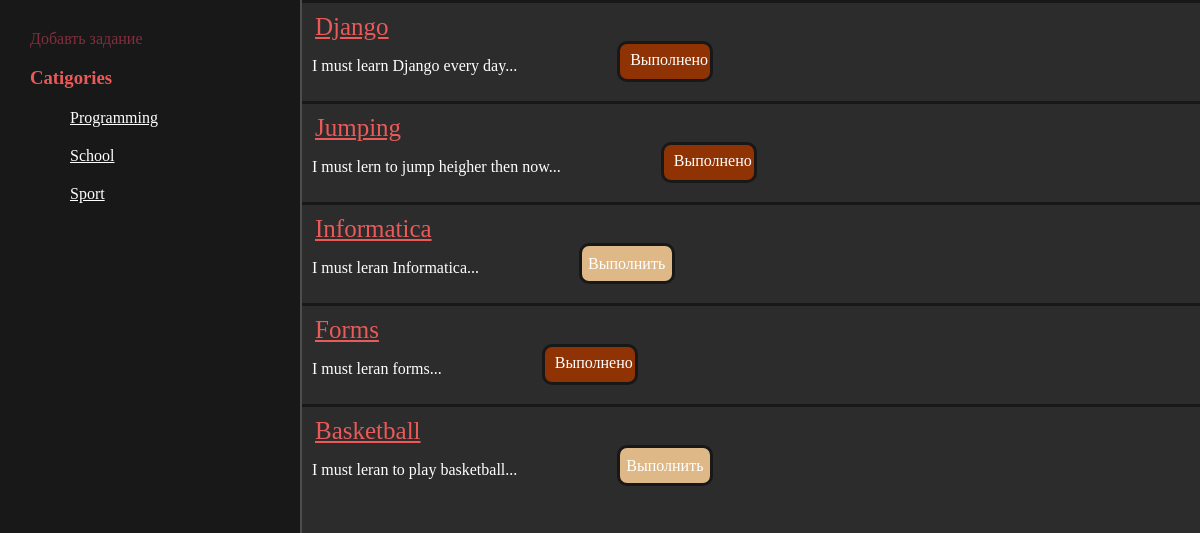
The page / on the database its author committed.
### ToDOList/models.py (models this page shows)
class Category(models.Model):
    title = models.CharField(max_length=100)
    description = models.CharField(max_length=1250, null=True)
    slug = models.SlugField(max_length=150)
    def __str__(self):
        return self.title
    def get_absolute_url(self):
        return reverse("Tasks", kwargs={"slug": self.slug})

class Tasks(models.Model):
    title = models.CharField(max_length=100)
    description = models.CharField(max_length=1250, null=True)
    days_number = models.PositiveIntegerField(null=True)
    category = models.ForeignKey(Category, on_delete=models.SET_NULL, null=True)
    parent = models.ForeignKey('self', on_delete=models.SET_NULL, blank=True, null=True)
    is_complete = models.BooleanField(default=False)
    slug = models.SlugField(max_length=250)
    def __str__(self):
        return self.title
    def get_absolute_url(self):
        return f'/task/{self.slug}/'

### ToDOList/views.py (the view)
# urls.py: path('', ToDOList.as_view(), name='home'),
class ToDOList(ListView):
    model = Category
    template_name = 'ToDOList/index.html'
    def get_context_data(self, *, object_list=None, **kwargs):
        context = super().get_context_data(**kwargs)
        context['Tasks'] = Tasks.objects.all()
        context['Cat'] = Category.objects.all()
        return context

### ToDOList/templates/ToDOList/index.html
{% extends 'ToDOList/base.html' %}
{% load static %}
{% block container %}
    {% for task in Tasks %}
    <div class="task">
        <ul>
            <a class="category" href="{{ task.get_absolute_url }}"><li class="category licat">{{task}}</li></a>
            <div class="other">
                <p>{{task.description}}...</p>
                {% if task.is_complete == False %}
                <div class="completeBox">
                    <a class="complete" href="{% url 'complete' pk=task.id %}">Выполнить</a>
                </div>
                {% else %}
                <div class="notcompleteBox">
                    <p class="notcomplete">Выполнено</p>
                </div>
                {% endif %}
            </div>
        </ul>
    </div>
    {% endfor %}
{% endblock %}

### ToDOList/templates/ToDOList/base.html (shortened to what this page needs)
{% load static %}
<!DOCTYPE html>
<html lang="en">
<head>
    <link rel="stylesheet" href="{% static 'ToDOList/css/main.css' %}">
</head>
<body>
    <aside>
        <div class="nav">
            <a href="{% url 'addtask' %}" class="add">Добавть задание</a>
            <h3>Catigories</h3>
            <ul>
                {% for cat in Cat %}
                <a class="" href="{{ cat.get_absolute_url }}"><li>{{cat}}</li></a>
                {% endfor %}
            </ul>
        </div>
    </aside>
    <main>
        {% block container %}
        {% endblock %}
    </main>
</body>
</html>

### ToDOList/static/ToDOList/css/main.css (style rules this page uses)
aside { float: left; background: #181818; padding: 2.5%; width: 20%; height: 100vh; color: white; border-right: 2px solid #4d4d4d; }
body { margin: 0; background: #2c2c2c; }
aside ul { list-style: none; }
aside h3 { color: #eb5959; }
aside ul li, aside ul a { margin-top: 20px; color: #fff; }
.category { font-size: 25px; color: #eb5959; list-style: none; margin: 0; }
.licat { padding-left: 15px; padding-top: 10px; }
main ul { margin: 0; padding: 0; }
main p { padding-left: 10px; color: #fff; }
main { margin-left: 25%; }
.task { padding-bottom: 10px; border-top: 3px solid #181818; }
.other { display: flex; }
.complete { color: #fff; text-decoration: none; display: block; position: absolute; top: 50%; margin-left: 6px; transform: translate(0, -50%) }
.completeBox { border-radius: 10px; position: relative; text-align: center; background-color: burlywood; margin-left: 100px; height: 35px; width: 90px; border: 3px solid #181818; }
.notcompleteBox { border-radius: 10px; position: relative; text-align: center; background-color: rgb(143, 51, 5); margin-left: 100px; height: 35px; width: 90px; border: 3px solid #181818; }
.notcomplete { display: block; position: absolute; top: -25%; margin-right: 5px; }
.add { color: #822e3e; text-decoration: none; }

### rows shown on the page
Category: title "Programming"
Category: title "School"
Category: title "Sport"
Tasks: title "Django", description "I must learn Django every day", is_complete "Выполнено"
Tasks: title "Jumping", description "I must lern to jump heigher then now", is_complete "Выполнено"
Tasks: title "Informatica", description "I must leran Informatica", is_complete "Выполнить"
Tasks: title "Forms", description "I must leran forms", is_complete "Выполнено"
Tasks: title "Basketball", description "I must leran to play basketball", is_complete "Выполнить"
